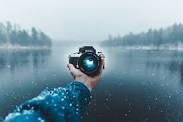
#> input picture CNN/index.jpg, 183 x 122 px
$ jupyter execute 'CNN Pipeline or layers .ipynb'
#> lines starting #> are read from the running program, lines starting #| are printed output that depends on the picture
#### CNN pipeline
- Conv layer (Filters)
- Strides and padding (To save from the corner features problem)
- Pooling layer (Max and average)
- Dropouts

[cell 1]
### Data import
import cv2

img = cv2.imread('index.jpg')
#> img is the input picture: shape (122, 183, 3); mean B, G, R 161.3, 148, 120.7

[cell 2]
"""Function to print the image"""
import matplotlib.pyplot as plt
def printImage(img,title="image"):
    plt.style.use("seaborn")
    plt.imshow(img,cmap='gray')
    plt.axis("off")
    plt.title(title+str(img.shape))
    plt.show()

[cell 3]
img_gray = cv2.cvtColor(img,cv2.COLOR_BGR2GRAY)
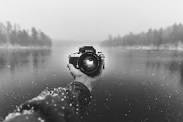
#> img_gray: shape (122, 183); min 1, max 252, mean 141.4
print("Original image")
printImage(img)
print("Gray image")
printImage(img_gray)

[cell 4]
import numpy as np
def convolutional(img,img_filter):
    """Function apply the filter to the image and return the new image"""
    W = img.shape[0]
#> W = 122
    H = img.shape[1]
#> H = 183

    F = img_filter.shape[0]
    new_img = np.zeros((W-F+1,H-F+1))

    for row in range(W-F+1):
        for col in range(H-F+1):
            for i in range(F):
                for j in range(F):
                    new_img[row][col] += img[row+i][col+j]*img_filter[i][j]
                    if new_img[row][col] > 255:
                        new_img[row][col] = 255
                    elif new_img[row][col] < 0:
                        new_img[row][col] = 0
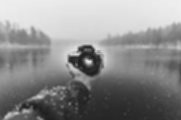
#> new_img: shape (120, 181) float64; min 30.33, max 238.7, mean 141.3

    return new_img

[cell 5]
blur_filter = np.ones((3,3))/9.0
output1 = convolutional(img_gray,blur_filter)
edge_filter = np.array([[1,0,-1],
                        [1,0,-1],
                        [1,0,-1]])
output2 = convolutional(img_gray,edge_filter)
#> after the loop in convolutional (call 2), `for row in range(W-F+1):`:
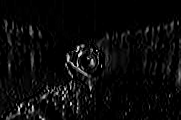
#> new_img: shape (120, 181) float64; min 0, max 240, mean 10.4

[cell 6]
printImage(img_gray,"Original")
printImage(output1,"Blur Filter")
printImage(output2,"Edge Detector")

[cell 7]
# padding image
pad_img = np.pad(img_gray, ((10,10), (10,10)), 'constant', constant_values =200)
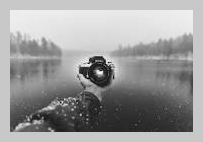
#> pad_img: shape (142, 203); min 1, max 252, mean 154.6

[cell 8]
printImage(img_gray)
printImage(pad_img)

[cell 9]
##Pooling and stride
X = np.array([[1,0,2,3],
              [4,6,6,8],
              [3,1,1,0],
              [1,2,2,4]])

X_pool_output = np.zeros((2,2))

H,W = X.shape
f = 2
stride = 2

#Zero Padding
HO = int((H-f)/stride) + 1
WO = int((W-f)/stride) + 1

for r in range(HO):
    for c in range(WO):
        r_start = r*stride
        r_end = r_start + f
        c_start = c*stride
        c_end = c_start + f
        X_slice = X[r_start:r_end,c_start:c_end]
        X_pool_output[r][c] = np.max(X_slice)
print("X \n",X)
print("X after Pooling \n",X_pool_output)
